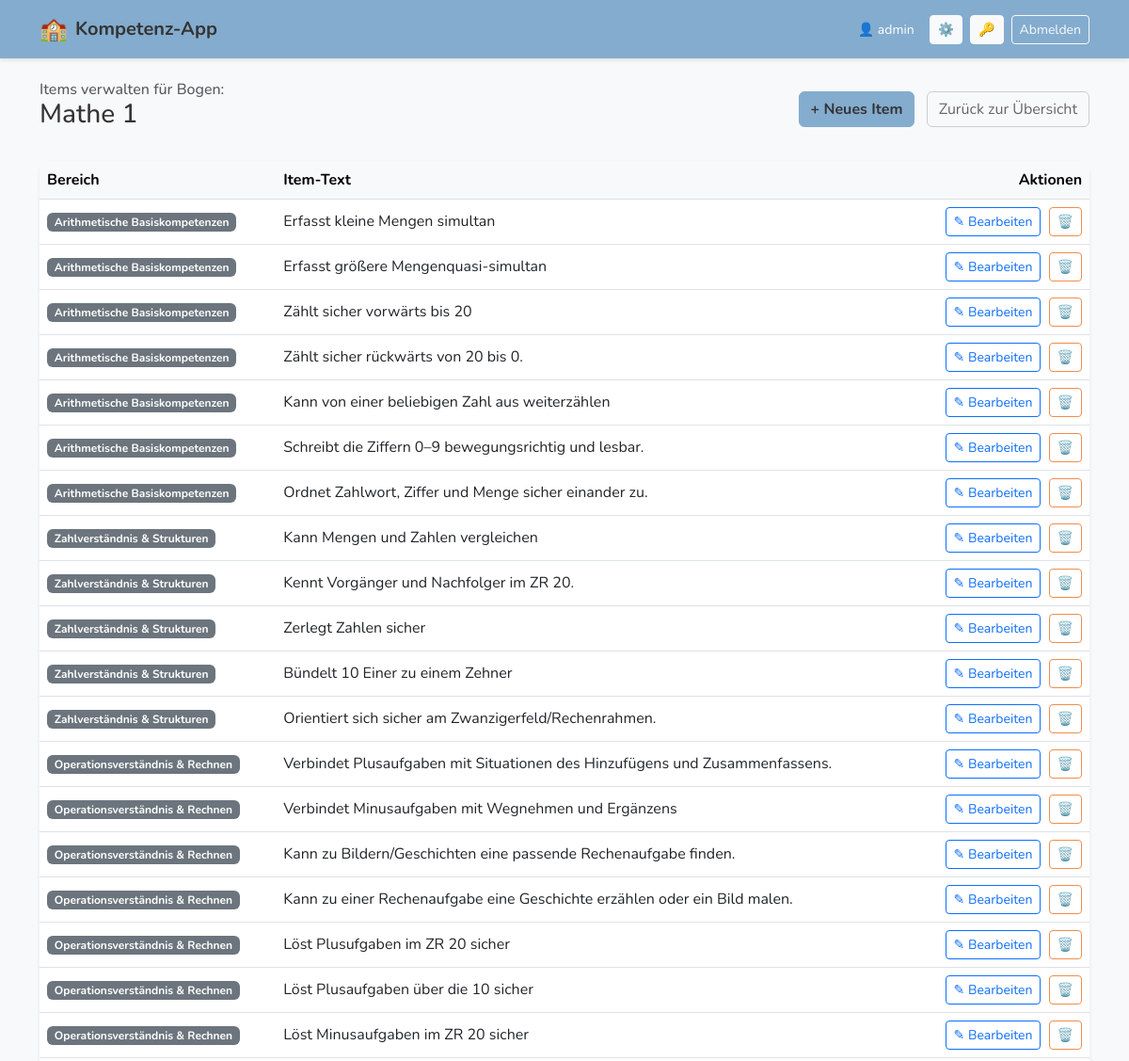
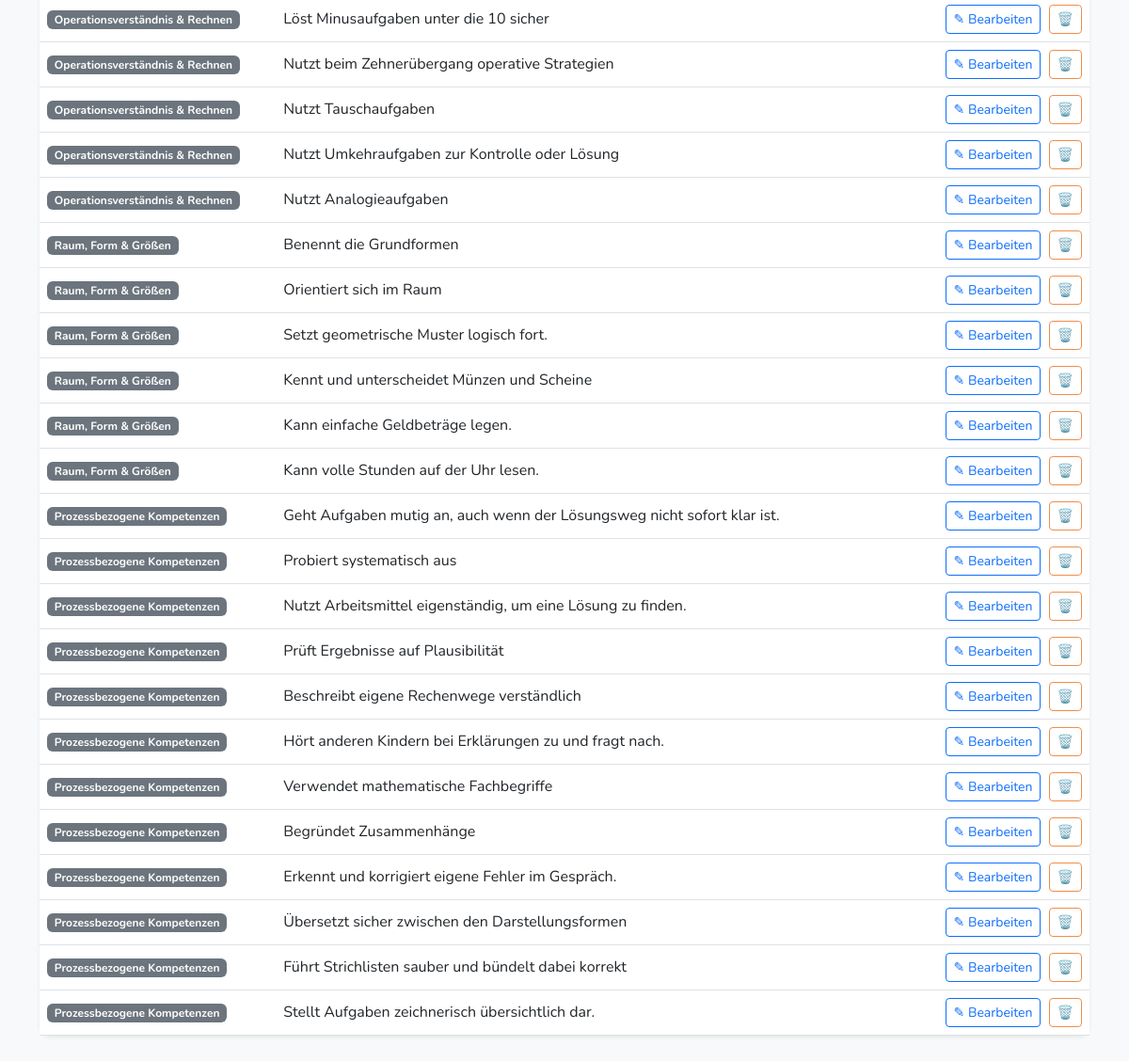
/admin/bogen/1/items (signed in), run on the app's committed database (2 pictures, top to bottom).
### app.py (models this page shows)
class User(UserMixin, db.Model):
    id = db.Column(db.Integer, primary_key=True)
    username = db.Column(db.String(100), unique=True)
    password_hash = db.Column(db.String(200))

class Bogen(db.Model):
    id = db.Column(db.Integer, primary_key=True)
    titel = db.Column(db.String(100))
    items = db.relationship('Item', backref='bogen', lazy=True)

class Item(db.Model):
    id = db.Column(db.Integer, primary_key=True)
    bogen_id = db.Column(db.Integer, db.ForeignKey('bogen.id'))
    text = db.Column(db.String(200))
    bereich = db.Column(db.String(100))

### app.py (the view)
@app.route('/admin/bogen/<int:b_id>/items')
@login_required
def admin_items(b_id):
    if current_user.username != 'admin':
        return redirect(url_for('index'))
    bogen = Bogen.query.get_or_404(b_id)
    items = Item.query.filter_by(bogen_id=b_id).all()
    return render_template('admin_items.html', bogen=bogen, items=items)

### app.py (called while the page is built)
@login_manager.user_loader
def load_user(user_id):
    return User.query.get(int(user_id))

### templates/admin_items.html (shortened to what this page needs)
{% extends "base.html" %}
{% block content %}
<div class="d-flex justify-content-between align-items-center mb-4">
    <div>
        <h6 class="text-muted mb-0">Items verwalten für Bogen:</h6>
        <h3>{{ bogen.titel }}</h3>
    </div>
    <div>
        <a href="/admin/bogen/{{ bogen.id }}/item/new" class="btn btn-primary">+ Neues Item</a>
        <a href="/admin/boegen" class="btn btn-outline-secondary ms-2">Zurück zur Übersicht</a>
    </div>
</div>
<div class="card shadow-sm">
    <table class="table table-hover align-middle mb-0">
        <thead class="table-light">
            <tr>
                <th>Bereich</th>
                <th>Item-Text</th>
                <th class="text-end">Aktionen</th>
            </tr>
        </thead>
        <tbody>
            {% for item in items %}
            <tr>
                <td><span class="badge bg-secondary">{{ item.bereich }}</span></td>
                <td>{{ item.text }}</td>
                <td class="text-end">
                    <a href="/admin/item/edit/{{ item.id }}" class="btn btn-sm btn-outline-primary">✎ Bearbeiten</a>
                    <a href="/admin/item/delete/{{ item.id }}" class="btn btn-sm btn-outline-danger ms-1"
                        onclick="return confirm('Soll dieses Item wirklich gelöscht werden? Alle Beobachtungen dazu gehen verloren!')">🗑️</a>
                </td>
            </tr>
            {% endfor %}
        </tbody>
    </table>
</div>
{% endblock %}

### templates/base.html (shortened to what this page needs)
<!doctype html>
<html lang="de">
  <head>
    <link href="https://cdn.jsdelivr.net/npm/bootstrap@5.3.0/dist/css/bootstrap.min.css" rel="stylesheet">
  </head>
  <body>
    <nav class="navbar mb-4 sticky-top">
  <div class="container d-flex justify-content-between">
    <a class="navbar-brand d-flex align-items-center" href="/">
        <span style="font-size: 1.5rem;">🏫</span>
        <span class="ms-2 d-none d-md-inline">Kompetenz-App</span>
    </a>
 {% if current_user.is_authenticated %}
    <div class="d-flex align-items-center gap-2">
        <span class="text-white small d-none d-sm-inline me-2">👤 {{ current_user.username }}</span>
        <a href="/admin" class="btn btn-sm btn-light" title="Verwaltung">⚙️</a>
        <a href="/change_password" class="btn btn-sm btn-light" title="Passwort ändern">🔑</a>
        <a href="/logout" class="btn btn-sm btn-outline-light">Abmelden</a>
    </div>
    {% endif %}
  </div>
</nav>
    <div class="container pb-5">
        {% block content %}{% endblock %}
    </div>
  </body>
</html>

### templates/base.html (style rules this page uses)
:root { --school-blue: #84acce; --school-yellow: #f6f2b5; --school-green: #c7e1ba; --school-orange: #f08d4b; --school-dark: #343434; --school-bg: #f8f9fa; }
body { font-family: 'Nunito', sans-serif; color: var(--school-dark); background-color: var(--school-bg); }
.navbar { background-color: var(--school-blue) !important; box-shadow: 0 2px 4px rgba(0,0,0,0.1); }
.navbar-brand { color: var(--school-dark) !important; font-weight: 700; }
.btn-primary { background-color: var(--school-blue); border-color: var(--school-blue); color: var(--school-dark); font-weight: 700; }
.btn-secondary, .btn-outline-secondary { color: #666; border-color: #ccc; }
.btn-outline-danger { color: var(--school-orange); border-color: var(--school-orange); }
.card { border: none; border-radius: 12px; box-shadow: 0 4px 6px rgba(0,0,0,0.05); }

### data on the page
User: username "admin"
Bogen: titel "Mathe 1"
Item: bereich "Arithmetische Basiskompetenzen", text "Erfasst kleine Mengen simultan"
Item: bereich "Arithmetische Basiskompetenzen", text "Erfasst größere Mengenquasi-simultan"
Item: bereich "Arithmetische Basiskompetenzen", text "Zählt sicher vorwärts bis 20"
Item: bereich "Arithmetische Basiskompetenzen", text "Zählt sicher rückwärts von 20 bis 0."
Item: bereich "Arithmetische Basiskompetenzen", text "Kann von einer beliebigen Zahl aus weiterzählen"
Item: bereich "Arithmetische Basiskompetenzen", text "Schreibt die Ziffern 0–9 bewegungsrichtig und lesbar."
Item: bereich "Arithmetische Basiskompetenzen", text "Ordnet Zahlwort, Ziffer und Menge sicher einander zu."
Item: bereich "Zahlverständnis & Strukturen", text "Kann Mengen und Zahlen vergleichen"
Item: bereich "Zahlverständnis & Strukturen", text "Kennt Vorgänger und Nachfolger im ZR 20."
Item: bereich "Zahlverständnis & Strukturen", text "Zerlegt Zahlen sicher"
Item: bereich "Zahlverständnis & Strukturen", text "Bündelt 10 Einer zu einem Zehner"
Item: bereich "Zahlverständnis & Strukturen", text "Orientiert sich sicher am Zwanzigerfeld/Rechenrahmen."
Item: bereich "Operationsverständnis & Rechnen", text "Verbindet Plusaufgaben mit Situationen des Hinzufügens und Zusammenfassens."
Item: bereich "Operationsverständnis & Rechnen", text "Verbindet Minusaufgaben mit Wegnehmen und Ergänzens"
Item: bereich "Operationsverständnis & Rechnen", text "Kann zu Bildern/Geschichten eine passende Rechenaufgabe finden."
Item: bereich "Operationsverständnis & Rechnen", text "Kann zu einer Rechenaufgabe eine Geschichte erzählen oder ein Bild malen."
Item: bereich "Operationsverständnis & Rechnen", text "Löst Plusufgaben im ZR 20 sicher"
Item: bereich "Operationsverständnis & Rechnen", text "Löst Plusaufgaben über die 10 sicher"
Item: bereich "Operationsverständnis & Rechnen", text "Löst Minusaufgaben im ZR 20 sicher"
Item: bereich "Operationsverständnis & Rechnen", text "Löst Minusaufgaben unter die 10 sicher"
Item: bereich "Operationsverständnis & Rechnen", text "Nutzt beim Zehnerübergang operative Strategien"
Item: bereich "Operationsverständnis & Rechnen", text "Nutzt Tauschaufgaben"
Item: bereich "Operationsverständnis & Rechnen", text "Nutzt Umkehraufgaben zur Kontrolle oder Lösung"
Item: bereich "Operationsverständnis & Rechnen", text "Nutzt Analogieaufgaben"
Item: bereich "Raum, Form & Größen", text "Benennt die Grundformen"
Item: bereich "Raum, Form & Größen", text "Orientiert sich im Raum"
Item: bereich "Raum, Form & Größen", text "Setzt geometrische Muster logisch fort."
Item: bereich "Raum, Form & Größen", text "Kennt und unterscheidet Münzen und Scheine"
Item: bereich "Raum, Form & Größen", text "Kann einfache Geldbeträge legen."
Item: bereich "Raum, Form & Größen", text "Kann volle Stunden auf der Uhr lesen."
Item: bereich "Prozessbezogene Kompetenzen", text "Geht Aufgaben mutig an, auch wenn der Lösungsweg nicht sofort klar ist."
Item: bereich "Prozessbezogene Kompetenzen", text "Probiert systematisch aus"
Item: bereich "Prozessbezogene Kompetenzen", text "Nutzt Arbeitsmittel eigenständig, um eine Lösung zu finden."
Item: bereich "Prozessbezogene Kompetenzen", text "Prüft Ergebnisse auf Plausibilität"
Item: bereich "Prozessbezogene Kompetenzen", text "Beschreibt eigene Rechenwege verständlich"
Item: bereich "Prozessbezogene Kompetenzen", text "Hört anderen Kindern bei Erklärungen zu und fragt nach."
Item: bereich "Prozessbezogene Kompetenzen", text "Verwendet mathematische Fachbegriffe"
Item: bereich "Prozessbezogene Kompetenzen", text "Begründet Zusammenhänge"
Item: bereich "Prozessbezogene Kompetenzen", text "Erkennt und korrigiert eigene Fehler im Gespräch."
Item: bereich "Prozessbezogene Kompetenzen", text "Übersetzt sicher zwischen den Darstellungsformen"
Item: bereich "Prozessbezogene Kompetenzen", text "Führt Strichlisten sauber und bündelt dabei korrekt"
Item: bereich "Prozessbezogene Kompetenzen", text "Stellt Aufgaben zeichnerisch übersichtlich dar."
